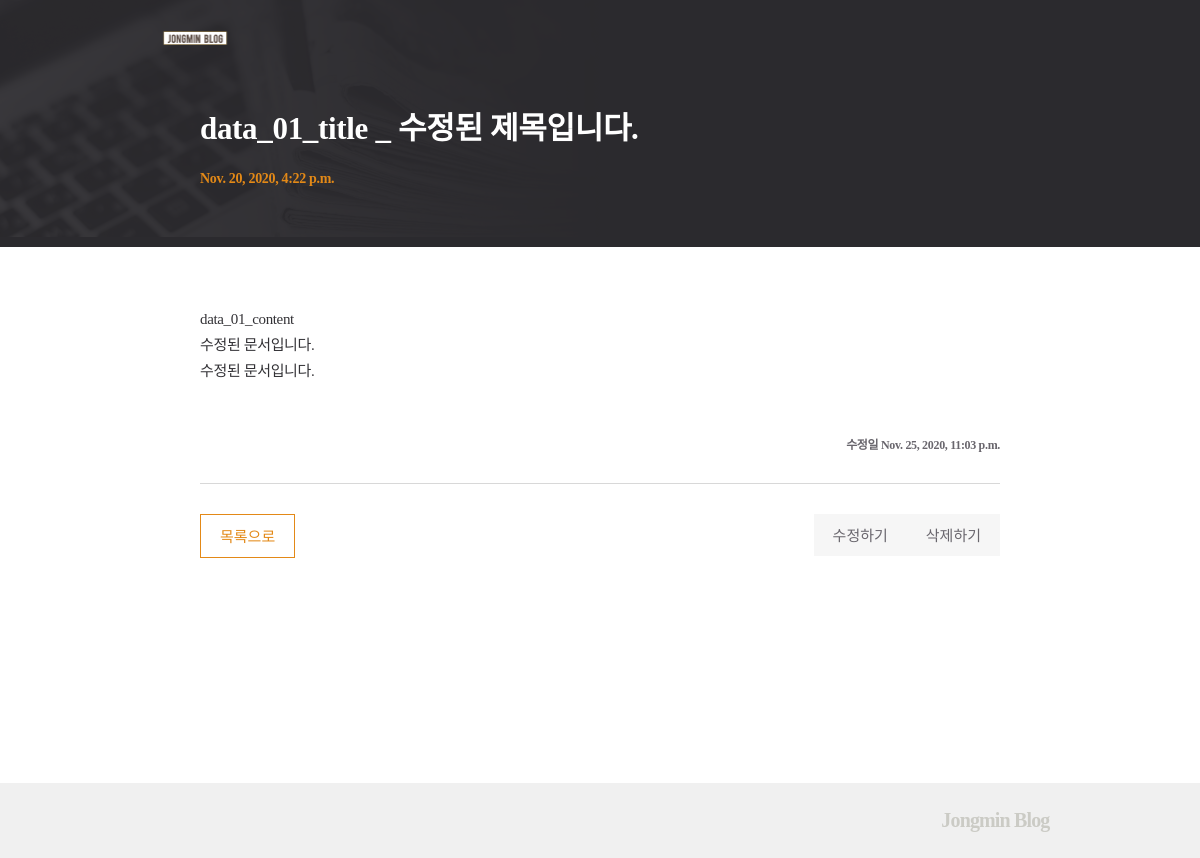
The page /posts/7/ on the database its author committed.
### posts/models.py (models this page shows, shortened)
class Post(models.Model):
    title = models.CharField(max_length=50, unique=True,
                                error_messages={'unique': '이미 있는 제목이네요!'})
    content = models.TextField(validators=[
        MinLengthValidator(10, '너무 짧군요! 10자 이상 적어주세요.'),
        validate_symbols
    ])
    dt_created = models.DateTimeField(verbose_name="Date Created", auto_now_add=True)
    dt_modified = models.DateTimeField(verbose_name="Date Modified", auto_now=True)

### posts/views.py (the view)
# urls.py: path('posts/<int:pk>/', views.PostDetailView.as_view(), name='post-detail'),
class PostDetailView(DetailView):
    model = Post

### posts/templates/posts/post_detail.html
{% extends './base.html' %}
{% load static %}
{% block css %}
    <link rel="stylesheet" href="{% static 'posts/css/post_detail.css' %}">
{% endblock css %}
{% block post_header %}
    <div class="container">
        <h1 class="title">{{post.title}}</h1>
        <p class="date">{{post.dt_created}}</p>
    </div>
{% endblock post_header %}
{% block content %}
    <div class="content">
        <p class="text">{{post.content|linebreaksbr}}</p>
        <p class="date_md">수정일 <span>{{post.dt_modified}}</span></p>
    </div>
    <div class="btn">
        <div class="btn_list"><a href="{% url 'post-list' %}">목록으로</a></div>
        <div class="right-btn">
            <div class="btn_modify"><a href="{% url 'post-update' post.id %}">수정하기</a></div>
            <div class="btn_delete"><a href="{% url 'post-delete' post.id %}">삭제하기</a></div>
        </div>
    </div>
{% endblock content %}

### posts/static/posts/css/post_detail.css (style rules this page uses)
h1,h2,h3,p,a,ul,li { margin: 0; padding: 0; font-family : 'NanumMyeongjo'; font-weight: 200; list-style: none; text-decoration: none; outline: none; color: black; }
html { position: relative; min-height: 100%; margin: 0; }
body { min-height: 100%; margin: 0; padding: 0; background: #fff; -webkit-font-smoothing: antialiased; -moz-osx-font-smoothing: auto; }
.container { width: 800px; margin: 0 auto; }
.title { padding: 43px 0 23px; font-size: 31px; font-weight: bold; color: #fff; letter-spacing: -0.32px; }
.date { padding-bottom: 60px; font-size: 14px; font-weight: bold; color: #e38917; letter-spacing: -0.32px; }
.content { margin-top: 60px; padding-bottom: 30px; border-bottom: 1px solid #d8d8d8; }
.content .text { font-size: 15px; color: #333236; line-height: 1.73; letter-spacing: -0.35px; }
.content .date_md { padding-top: 50px; text-align: right; font-size: 12px; font-weight: bold; color: #69666d; letter-spacing: -0.32px; }
.btn { overflow: hidden; margin-top: 30px; }
.right-btn { float: right; }
.btn_list { float: left; }
.btn_delete { float: left; }
.btn_modify { margin-left: 16px; float: left; }
.btn_list a { display: inline-block; padding: 10px 19px 11px; color: #e38917; font-size: 15px; border: 1px solid #e38917; }
.btn_delete a { display: inline-block; padding: 10px 19px 11px; font-size: 15px; color: #69666d; background: #f6f6f6; }
.btn_modify a { display: inline-block; padding: 10px 19px 11px; font-size: 15px; color: #69666d; background: #f6f6f6; }

### rows shown on the page
Post: title "data_01_title _ 수정된 제목입니다.", dt_created "Nov. 20, 2020, 4:22 p.m.", content "data_01_content 수정된 문서입니다. 수정된 문서입니다.", dt_modified "Nov. 25, 2020, 11:03 p.m."
